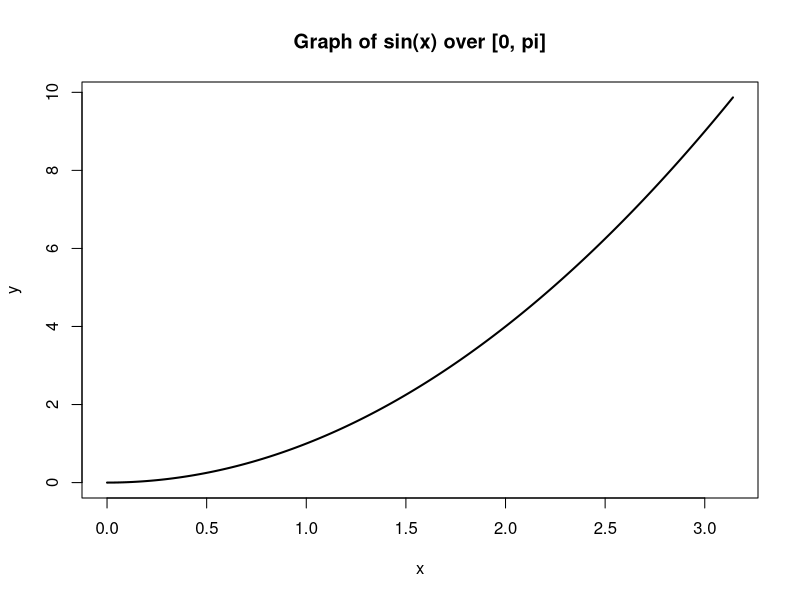
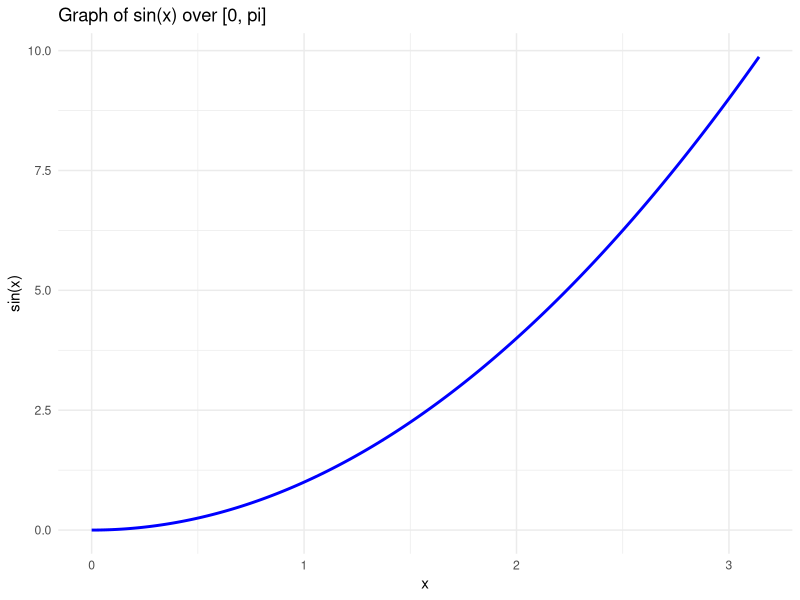

R code for these plots, in order:
# 5.3
f <- function(x) { return(x^2) }

integrRectangle <- function(f, a, b, n) {
  dx <- (b - a) / n
  res <- 0
  for (i in 1:n) {
    l <- a + dx * (i - 1)
    r <- l + dx
    res <- res + f((l + r) / 2) * dx  }
  return(res) }

# 5.3 Функция интегрирования методом прямоугольников
integrRectangle <- function(f, a, b, n) {
  x <- seq(a, b, length.out = n + 1)
  dx <- diff(x)
  integral <- sum(dx * f(head(x, -1)))
  return(integral) }

a <- 0
b <- pi
n <- 100

integrNum <- integrRectangle(f, a, b, n)
print(integrNum)

integrAn <- 2
erRectangle <- abs((integrNum - integrAn) / integrAn) * 100
print(erRectangle)

# Create a graph of the function
x_vals <- seq(a, b, length.out = 1000)
y_vals <- f(x_vals)
plot(x = x_vals, y = y_vals,
    type = "l",
    col = "black",
    lwd = 2, main = "Graph of sin(x) over [0, pi]",
    xlab = "x", ylab = "y")  # График функции

library(ggplot2)
ggplot(data.frame(x = x_vals, y = y_vals), aes(x, y)) +
  geom_line(color = "blue", size = 1) +
  labs(title = "Graph of sin(x) over [0, pi]", x = "x", y = "sin(x)") +
  theme_minimal()
